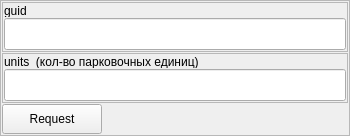
                <widget class="QFrame" name="frame_20">
                 <property name="minimumSize">
                  <size>
                   <width>350</width>
                   <height>0</height>
                  </size>
                 </property>
                 <property name="maximumSize">
                  <size>
                   <width>350</width>
                   <height>16777215</height>
                  </size>
                 </property>
                 <property name="frameShape">
                  <enum>QFrame::StyledPanel</enum>
                 </property>
                 <property name="frameShadow">
                  <enum>QFrame::Raised</enum>
                 </property>
                 <layout class="QVBoxLayout" name="verticalLayout_14">
                  <property name="spacing">
                   <number>1</number>
                  </property>
                  <property name="leftMargin">
                   <number>1</number>
                  </property>
                  <property name="topMargin">
                   <number>1</number>
                  </property>
                  <property name="rightMargin">
                   <number>1</number>
                  </property>
                  <property name="bottomMargin">
                   <number>1</number>
                  </property>
                  <item>
                   <widget class="QFrame" name="frame_21">
                    <property name="minimumSize">
                     <size>
                      <width>0</width>
                      <height>50</height>
                     </size>
                    </property>
                    <property name="maximumSize">
                     <size>
                      <width>16777215</width>
                      <height>50</height>
                     </size>
                    </property>
                    <property name="frameShape">
                     <enum>QFrame::StyledPanel</enum>
                    </property>
                    <property name="frameShadow">
                     <enum>QFrame::Raised</enum>
                    </property>
                    <layout class="QVBoxLayout" name="verticalLayout_15">
                     <property name="spacing">
                      <number>1</number>
                     </property>
                     <property name="leftMargin">
                      <number>1</number>
                     </property>
                     <property name="topMargin">
                      <number>1</number>
                     </property>
                     <property name="rightMargin">
                      <number>1</number>
                     </property>
                     <property name="bottomMargin">
                      <number>1</number>
                     </property>
                     <item>
                      <widget class="QLabel" name="label_12">
                       <property name="minimumSize">
                        <size>
                         <width>0</width>
                         <height>13</height>
                        </size>
                       </property>
                       <property name="maximumSize">
                        <size>
                         <width>16777215</width>
                         <height>13</height>
                        </size>
                       </property>
                       <property name="text">
                        <string>guid</string>
                       </property>
                      </widget>
                     </item>
                     <item>
                      <widget class="QLineEdit" name="text_AddAccount_guid">
                       <property name="minimumSize">
                        <size>
                         <width>0</width>
                         <height>32</height>
                        </size>
                       </property>
                      </widget>
                     </item>
                    </layout>
                   </widget>
                  </item>
                  <item>
                   <widget class="QFrame" name="frame_22">
                    <property name="minimumSize">
                     <size>
                      <width>0</width>
                      <height>50</height>
                     </size>
                    </property>
                    <property name="maximumSize">
                     <size>
                      <width>16777215</width>
                      <height>50</height>
                     </size>
                    </property>
                    <property name="frameShape">
                     <enum>QFrame::StyledPanel</enum>
                    </property>
                    <property name="frameShadow">
                     <enum>QFrame::Raised</enum>
                    </property>
                    <layout class="QVBoxLayout" name="verticalLayout_16">
                     <property name="spacing">
                      <number>1</number>
                     </property>
                     <property name="leftMargin">
                      <number>1</number>
                     </property>
                     <property name="topMargin">
                      <number>1</number>
                     </property>
                     <property name="rightMargin">
                      <number>1</number>
                     </property>
                     <property name="bottomMargin">
                      <number>1</number>
                     </property>
                     <item>
                      <widget class="QLabel" name="label_13">
                       <property name="minimumSize">
                        <size>
                         <width>0</width>
                         <height>13</height>
                        </size>
                       </property>
                       <property name="maximumSize">
                        <size>
                         <width>16777215</width>
                         <height>13</height>
                        </size>
                       </property>
                       <property name="text">
                        <string>units  (кол-во парковочных единиц)</string>
                       </property>
                      </widget>
                     </item>
                     <item>
                      <widget class="QLineEdit" name="text_AddAccount_units">
                       <property name="minimumSize">
                        <size>
                         <width>0</width>
                         <height>32</height>
                        </size>
                       </property>
                      </widget>
                     </item>
                    </layout>
                   </widget>
                  </item>
                  <item>
                   <widget class="QPushButton" name="bt_AddAccount">
                    <property name="minimumSize">
                     <size>
                      <width>100</width>
                      <height>30</height>
                     </size>
                    </property>
                    <property name="maximumSize">
                     <size>
                      <width>100</width>
                      <height>30</height>
                     </size>
                    </property>
                    <property name="text">
                     <string>Request</string>
                    </property>
                   </widget>
                  </item>
                 </layout>
                </widget>
